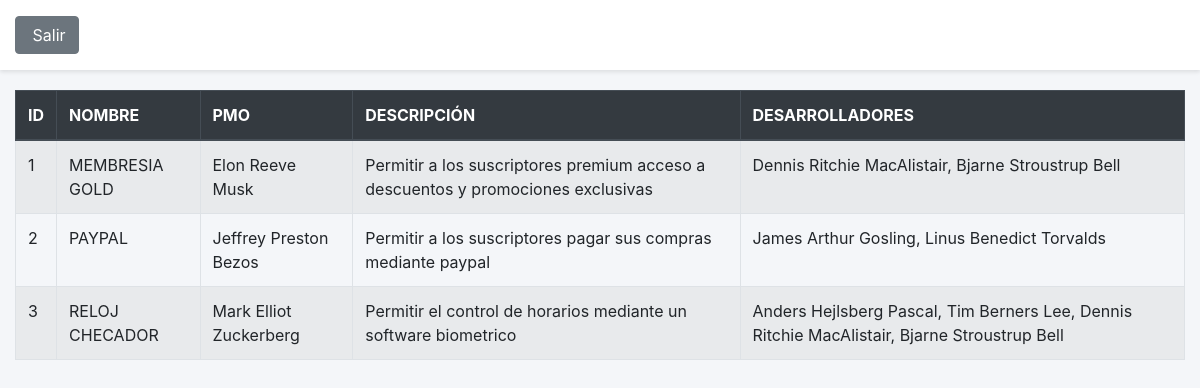
Page /sitio/www/dashboard.php on the committed database.
### tables this page shows
CREATE TABLE `proyecto` (
  `id` int NOT NULL AUTO_INCREMENT,
  `nombre` varchar(255) DEFAULT NULL,
  `descripcion` varchar(255) DEFAULT NULL,
  `id_project_manager` int NOT NULL,
  `finicio` timestamp NULL DEFAULT NULL,
  `ftermino` timestamp NULL DEFAULT NULL,
  PRIMARY KEY (`id`),
  UNIQUE KEY `id_UNIQUE` (`id`),
  KEY `fk_proyecto_2_idx` (`id_project_manager`),
  CONSTRAINT `fk_proyecto_2` FOREIGN KEY (`id_project_manager`) REFERENCES `project_manager` (`id`)
);

CREATE TABLE `project_manager` (
  `id` int NOT NULL AUTO_INCREMENT,
  `nombre` varchar(150) DEFAULT NULL,
  `apaterno` varchar(150) DEFAULT NULL,
  `amaterno` varchar(150) DEFAULT NULL,
  `fnacimiento` date DEFAULT NULL,
  `activo` tinyint DEFAULT NULL,
  PRIMARY KEY (`id`),
  UNIQUE KEY `id_UNIQUE` (`id`)
);

### sitio/www/dao/database.php (called while the page is built, shortened)
<?php
class Database {
    private static $instance = null;
    private $connection;
    private $host = "127.0.0.1";
    private $db_name = "bd1";
    private $username = "toor";
    private $password = "1234";
    private function __construct() {
        try {
            $this->connection = new PDO(
                "mysql:host=" . $this->host . ";dbname=" . $this->db_name,
                $this->username,
                $this->password
            );
            $this->connection->setAttribute(PDO::ATTR_ERRMODE, PDO::ERRMODE_EXCEPTION);
            $this->connection->setAttribute(PDO::ATTR_EMULATE_PREPARES, false);
            $this->connection->exec("SET NAMES utf8");
        } catch(PDOException $e) {
            throw new Exception("Error de conexión: " . $e->getMessage());
        }
    }
    public static function getInstance() {
        if (self::$instance === null) {
            self::$instance = new self();
        }
        return self::$instance;
    }
    public function getConnection() {
        return $this->connection;
    }
}
?>

### sitio/www/dao/proyecto_dao.php (called while the page is built, shortened)
<?php
require_once 'database.php';
class ProyectoDAO {
    private $conn;
    public function __construct() {
        $this->db = Database::getInstance();
        $this->conn = $this->db->getConnection();
    }
    public function list() {
        try {
            $sql = "SELECT id, nombre, descripcion, id_project_manager, finicio, ftermino FROM proyecto";
            $stmt = $this->conn->prepare($sql);
            $stmt->execute();
            $proyectos = array();
            while ($row = $stmt->fetch(PDO::FETCH_ASSOC)) {
                $projectManager = new ProjectManager();
                $projectManager->setId($row['id_project_manager']);
                $proyecto = new Proyecto();
                $proyecto->setId($row['id']);
                $proyecto->setNombre($row['nombre']);
                $proyecto->setDescripcion($row['descripcion']);
                $proyecto->setProjectManager($projectManager);
                $proyecto->setFinicio($row['finicio']);
                $proyecto->setFtermino($row['ftermino']);
                $proyectos[] = $proyecto;
            }
            return $proyectos;
        } catch (Exception $e) {
            error_log("Error en ProyectoDAO::list: " . $e->getMessage());
            return array();
        }
    }
}
?>

### sitio/www/dao/project_manager_dao.php (called while the page is built, shortened)
<?php
require_once 'database.php';
class ProjectManagerDAO {
    private $conn;
    public function __construct() {
        $this->db = Database::getInstance();
        $this->conn = $this->db->getConnection();
    }
    public function findById($id) {
        try {
            $sql = "SELECT id, nombre, apaterno, amaterno, fnacimiento, activo FROM project_manager
                     WHERE id = :id";
            $stmt = $this->conn->prepare($sql);
            $params = [':id' => $id];
            $stmt->execute($params);
            $manager = new ProjectManager();
            while ($row = $stmt->fetch(PDO::FETCH_ASSOC)) {
                $manager->setId($row['id']);
                $manager->setNombre($row['nombre']);
                $manager->setApaterno($row['apaterno']);
                $manager->setAmaterno($row['amaterno']);
                $manager->setFnacimiento($row['fnacimiento']);
                $manager->setActivo($row['activo']);
            }
            return $manager;
        } catch (Exception $e) {
            error_log("Error en ProjectManagerDAO::findById: " . $e->getMessage());
            return array();
        }
    }
}
?>

### sitio/www/dao/equipo_dao.php (called while the page is built, shortened)
<?php
require_once 'database.php';
class EquipoDAO {
    private $conn;
    public function __construct() {
        $this->db = Database::getInstance();
        $this->conn = $this->db->getConnection();
    }
    public function listByIdProject($idP) {
        try {
            $sql = "SELECT id, id_desarrollador, horas_asignadas_por_dia, id_proyecto FROM equipo
                    WHERE id_proyecto = :idP";
            $stmt = $this->conn->prepare($sql);
            $params = [':idP' => $idP];
            $stmt->execute($params);
            $equipos = array();
            while ($row = $stmt->fetch(PDO::FETCH_ASSOC)) {
                $desa = new Desarrollador();
                $desa->setId($row['id_desarrollador']);
                $equipo = new Equipo();
                $equipo->setId($row['id']);
                $equipo->setDesarrollador($desa);
                $equipo->setHorasAsignadasPorDia($row['horas_asignadas_por_dia']);
                $equipo->setIdProyecto($row['id_proyecto']);
                $equipos[] = $equipo;
            }
            return $equipos;
        } catch (Exception $e) {
            error_log("Error en EquipoDAO::list: " . $e->getMessage());
            return array();
        }
    }
}
?>

### sitio/www/dao/desarrollador_dao.php (called while the page is built, shortened)
<?php
require_once 'database.php';
class DesarrolladorDAO {
    private $conn;
    public function __construct() {
        $this->db = Database::getInstance();
        $this->conn = $this->db->getConnection();
    }
    public function findById($id) {
        try {
            $sql = "SELECT id, nombre, apaterno, amaterno, fnacimiento, activo FROM desarrollador
                    WHERE id = :id";
            $stmt = $this->conn->prepare($sql);
            $params = [':id' => $id];
            $stmt->execute($params);
            $desarrollador = new Desarrollador();
            if ($row = $stmt->fetch(PDO::FETCH_ASSOC)) {
                $desarrollador->setId($row['id']);
                $desarrollador->setNombre($row['nombre']);
                $desarrollador->setApaterno($row['apaterno']);
                $desarrollador->setAmaterno($row['amaterno']);
                $desarrollador->setFnacimiento($row['fnacimiento']);
                $desarrollador->setActivo($row['activo']);
            }
            return $desarrollador;
        } catch (Exception $e) {
            error_log("Error en DesarrolladorDAO::findById: " . $e->getMessage());
            return array();
        }
    }
}
?>

### sitio/www/dao/usuario_dao.php (called while the page is built, shortened)
<?php
require_once 'database.php';
class UsuarioDAO {
    public function __construct() {
        $this->db = Database::getInstance();
    }
}
?>

### sitio/www/facade/proyecto_facade.php (called while the page is built, shortened)
<?php
class ProyectoFacade {
    private $proyectoDAO;
    private $managerDAO;
    private $teamDAO;
    private $devDAO;
    public function __construct() {
        $this->proyectoDAO = new ProyectoDAO();
        $this->managerDAO = new ProjectManagerDAO();
        $this->teamDAO = new EquipoDAO();
        $this->devDAO = new DesarrolladorDAO();
    }
    public function listAllGrid() {
        $proyectos = $this->proyectoDAO->list();
        foreach ($proyectos as $p) {
            $id = $p->getProjectManager()->getId();
            $manager = $this->managerDAO->findById($id);
            $p->setProjectManager($manager);
            $team = $this->teamDAO->listByIdProject($p->getId());
            foreach ($team as $t){
                $dev = $this->devDAO->findById($t->getDesarrollador()->getId());
            }
        }
        return $proyectos;
    }
}
?>

### sitio/www/domain/proyecto.php (called while the page is built, shortened)
<?php
class Proyecto implements JsonSerializable  {
    private $id;
    private $projectManager;
    public function __construct($nombre = null, $descripcion = null, $projectManager = null, $finicio = null, $ftermino = null, $desarrolladores = []) {
        $this->projectManager = $projectManager;
    }
    public function getId() { return $this->id; }
    public function getProjectManager() { return $this->projectManager; }
    public function setId($id) { $this->id = $id; }
    public function setProjectManager($projectManager) { $this->projectManager = $projectManager; }
}
?>

### sitio/www/domain/project_manager.php (called while the page is built, shortened)
<?php
class ProjectManager  implements JsonSerializable  {
    private $id;
    public function getId() { return $this->id; }
    public function setId($id) { $this->id = $id; }
}
?>

### sitio/www/domain/equipo.php (called while the page is built, shortened)
<?php
class Equipo  implements JsonSerializable {
    private $desarrollador;
    public function __construct($desarrollador = null, $horasAsignadasPorDia = null, $idProyecto = null) {
        $this->desarrollador = $desarrollador;
    }
    public function getDesarrollador() { return $this->desarrollador; }
    public function setDesarrollador($desarrollador) { $this->desarrollador = $desarrollador; }
}
?>

### sitio/www/domain/desarrollador.php (called while the page is built, shortened)
<?php
class Desarrollador implements JsonSerializable  {
    private $id;
    public function getId() { return $this->id; }
    public function setId($id) { $this->id = $id; }
}
?>

### sitio/www/dashboard.php (the view, shortened to what this page needs)
<?php
$facade = new ProyectoFacade();
$proyectos = $facade->listAllGrid();
?>
<!DOCTYPE html>
<html lang="es">
<head>
    <link rel="stylesheet" href="/static/css/lib/bootstrap.min.css">
    <link rel="stylesheet" href="/static/css/lib/all.min.css">
</head>
<body>
    <div class="container-fluid">
        <div class="row toolbar py-3">
            <div class="col-12">
                <div class="btn-toolbar" role="toolbar">
                    <div class="btn-group mr-2" role="group">
                        <button type="button" id="btnSalir" name="btnSalir" class="btn btn-secondary">
                            <i class="fas "></i> Salir
                        </button>
                    </div>
                </div>
            </div>
        </div>
        <div class="row">
            <div class="col-12">
                <table class="table table-bordered table-striped table-hover">
                    <thead class="thead-dark">
                        <tr>
                            <th>ID</th>
                            <th>NOMBRE</th>
                            <th>PMO</th>
                            <th>DESCRIPCIÓN</th>
                            <th>DESARROLLADORES</th>
                        </tr>
                    </thead>
                    <tbody>
<?php foreach ($proyectos as $p): ?>
                        <tr>
                            <td><?= $p->getId() ?></td>
                            <td><?= $p->getNombre() ?></td>
                            <td><?= $p->getProjectManager()->getNombre()." ".$p->getProjectManager()->getApaterno()." ".$p->getProjectManager()->getAmaterno()  ?></td>
                            <td><?= $p->getDescripcion() ?></td>
                            <td><?= $p->devs_names ?></td>
                        </tr>
<?php endforeach; ?>
                    </tbody>
                </table>
            </div>
        </div>
    </div>
</body>
</html>

### sitio/www/dashboard.php (style rules this page uses)
body { background-color: #f4f6f9; }
.toolbar { margin-bottom: 20px; background-color: #ffffff; box-shadow: 0 2px 4px rgba(0,0,0,0.1); }
.table-striped tbody tr:nth-of-type(odd) { background-color: rgba(0,0,0,.05); }
.btn-toolbar .btn { margin-right: 10px; }

### rows in the picture
proyecto: id "1", nombre "MEMBRESIA GOLD", id_project_manager.nombre "Elon", id_project_manager.apaterno "Reeve", id_project_manager.amaterno "Musk", descripcion "Permitir a los suscriptores premium acceso a descuentos y promociones exclusivas", devs_names "Dennis Ritchie MacAlistair, Bjarne Stroustrup Bell"
proyecto: id "2", nombre "PAYPAL", id_project_manager.nombre "Jeffrey", id_project_manager.apaterno "Preston", id_project_manager.amaterno "Bezos", descripcion "Permitir a los suscriptores pagar sus compras mediante paypal", devs_names "James Arthur Gosling, Linus Benedict Torvalds"
proyecto: id "3", nombre "RELOJ CHECADOR", id_project_manager.nombre "Mark", id_project_manager.apaterno "Elliot", id_project_manager.amaterno "Zuckerberg", descripcion "Permitir el control de horarios mediante un software biometrico", devs_names "Anders Hejlsberg Pascal, Tim Berners Lee, Dennis Ritchie MacAlistair, Bjarne Stroustrup Bell"
